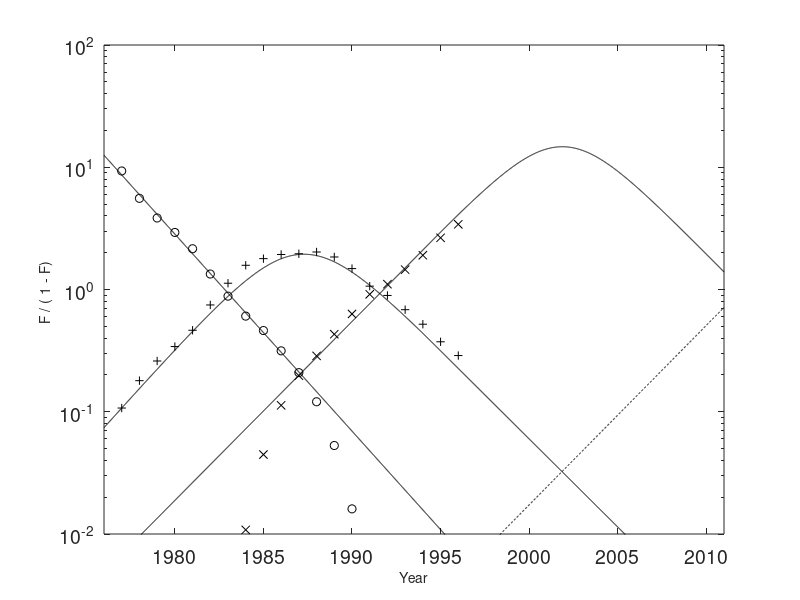

This figure's MATLAB source: (Note: this script raises an error after producing the figure.)
%psm 2-4-98

clear all
close all

load rff.mat


%% new data 1996   2900     778900  225300

new = [1996   2900     778900  225300];


temp = new(2) + new(3) + new(4);
tf(1,1) = 1996;
tf(1,2) = new(:,2) / temp;
tf(1,3) = new(:,3) / temp;
tf(1,4) = new(:,4) / temp;

tff(1,1) = tf(1,1);
tff(1,2) = tf(1,2) / (1 - tf(1,2));
tff(1,4) = tf(1,3) / (1 - tf(1,3));
tff(1,3) = tf(1,4) / (1 - tf(1,4));

rff = [rff;tff];

rec_media = [

1975   257000   0   16200
1976   273000   0   21800
1977   344000   0   36900
1978   341300   0   61300
1979   318300   0   82800
1980   322800   0   110200
1981   295200   0   137000
1982   243900   0   182300
1983   209600   800     236800

1984   204600   5800    332000
1985   167000   22600   339100
1986   125200   53000   344500
1987   107000   102100  410000
1988   72400    149700  450100
1989   34600    207200  446200
1990   11700    286500  442200
1991   4800     333300  360100
1992   2300     407500  366400
1993   1200     495400	339500
1994   1900     662100	345400
1995   2200     727600  272600
1996   2900     778900  225300
];



%%%%%%%%%%%%%%%%%%%%%%%%%%%%%%%%%%%%%%%%%%%%%%%%%%%%%%%%%%%%%%%%%%%%%%%
%%%%%%%%%%%%%%%%%%%%%% LS - MODEL %%%%%%%%%%%%%%%%%%%%%%%%%%%%%%%%%%%%%%%%%%%%%%%%

%%%%%%%%%%%%%%%%%%%%%%%%%%%%%%%%%%%%%%%%%%%%%%%%%%%%%%%
%%%%%%%%%%%%%%%%%%%%%%%%%%%%%%%%%%%%%%%%%%%%%%%%%%%%%%



t_start = 1976;
t_end = 2011;
h = 0.01;

t=t_start:h:t_end;
t = t';

st = size(t);
st = st(1);

%% Number of technologies
N_Techs = 4;

LS = zeros(st + 2,N_Techs + 1);
LS(3:st+2,1) = t;

%%%%%%%%%%%%%%%%%% PARAMETER ESTIMATES, from least-squares, or guesses %%%%%

%first declining logistic


param = polyfit(rff(1:10,1),log(rff(1:10,2)),1);
dtguess1 = log(81) / param(1);
tmguess1 =  -1 * param(2) / param(1);

LS(1,2) = dtguess1;
LS(2,2) = tmguess1;

LS(1,3) = -dtguess1;
LS(2,3) = tmguess1;

param2 = polyfit(rff(10:19,1),log(rff(10:19,4)),1);
dtguess2 = log(81) / param2(1);
tmguess2 =  -1 * param2(2) / param2(1);

LS(1,4) = dtguess2;
LS(2,4) = tmguess2;

LS(1,5) = 13;
LS(2,5) = 2012;

LSFF = LS;


%%% technology number 2 is saturation first
sat = 2;


%%%%%%%%%%%%%%%%% MAIN LS ALGORITM  %%%%%%%%%%%%%%%%%%%%%%%%%%5

for i=1:st,

   for j=1:N_Techs,
    
      if (j ~= sat),
	 dt = LS(1,j+1);
	 a = log(81) / dt;
         tm = LS(2,j+1);
         LS(i+2,j+1) = 1 / ( 1 + exp( -a * (LS(i+2,1) - tm))) ;
      end
   end

   temp = 0.0;
   for j=1:N_Techs,
      if (j ~= sat),
	 temp = temp + LS(i+2,j+1); 
      end
   end
   LS(i+2,sat+1) = 1 - temp;

   for j=1:N_Techs,
     LSFF(i+2,j+1) = LS(i+2,j+1) ./ ( 1 - LS(i+2,j+1));
   end

%%%%%%%%%%%%%%%%%% SATURATION DETERMINATION %%%%%%%%%%%%%%%%%%%%%%%%%%%
%%%%%%% from conversation with Naki  

   if (i > 10 & sat <= N_Techs),
     yh = log(LSFF(i+2,sat+1));
     y0 = log(LSFF(i+1,sat+1))	;
     y_prime = (yh - y0) / h;

    
     test = diff(log(LSFF(i-9:i+2,sat+1))) / h;
     test2 = diff(test) / h;
     test3 = diff(test2) / h;
   end
%%%%%%%% Switching between the non-logistic saturation function and the downward logistic
%%%%%%%% 
%%%%%%% test = y_prime
%%%%%%% test2 = y_double_prime
%%%%%%% test3 = y_triple_prime

%%% since we want to minimize ( y_double_prime / y_prime), we take
%%% derivitive and set it  equal to zero 
%%% (y_prime * y_triple_prime - (y_double_prime * y_double_prime) = zero
%%% 
%%% but we want the crossing, so we see when it's greater than
%%% zero, and  use that to set the downward curvature


   
     if (i > 10 & sat <= N_Techs & (test(end) * test3(end) - test2(end) * test2(end)) > 0),
     %%%% if (i == 10000),
       format short e
       disp('-----------------------------------------')
       y_prime
       test(end)
       disp(sat);
       disp(test3(end))
       disp(LS(i+2,1))
       disp('-----------------------------------------')
       disp(LS(1,:))
       disp(LS(2,:))
       disp('-----------------------------------------')
       %%% but this code is fine %%%%%%%%
       LS(1,sat+1) = log(81) / y_prime;
       LS(2,sat+1) = LS(i+2,1) + (1 / (log(81) / LS(1,sat+1))) *log( (1/LS(i+2,sat+1)) -1);
       sat = sat + 1;
       disp('-----------------------------------------')
       disp(LS(1,:))
       disp(LS(2,:))
       disp('-----------------------------------------')
     
     
     end

%%%%%%%%%%%%%%%%%%%%%%%%%%%%%% END OF SATURATION FUNCTION 

end  % end of main LS loop

hold off

figure(1)

semilogy(LSFF(3:st+2,1),LSFF(3:st+2,2),'-k');
hold
for i=3:N_Techs,

  semilogy(LSFF(3:st+2,1),LSFF(3:st+2,i),'-k');
end
i= i +1;
  semilogy(LSFF(3:st+2,1),LSFF(3:st+2,i),'--k');



semilogy(rff(:,1),rff(:,2),'ok',rff(:,1),rff(:,3),'+k',rff(:,1),rff(:,4),'xk')

axis([t_start t_end 0.01 100])



xlabel('\fontsize{14}Year')
ylabel('\fontsize{14}F / ( 1 - F) ')
set(gca,'FontSize',14);
 
newaxis=axes('Position',get(gca,'Pos'),'Color','none');
set(newaxis,'YScale','log');
set(newaxis,'YLim',[0.01 100]);
set(newaxis,'TickLength',[0 0]);
set(newaxis,'Xlim',[t_start t_end]);
set(newaxis,'XTickLabel','');
set(newaxis,'YTickLabel',[' 1%';'10%';'50%';'90%';'99%']);
view(-359.9999999999,90);
set(gca,'FontSize',14);

text(1978,10,'\fontsize{14}Records')
text(1985,3,'\fontsize{14}Cassettes')
text(1997,14,'\fontsize{14}CD''s');
text(2006,0.1,'\fontsize{14}DVD''s ?')
%% print -deps2 rec_ls_4.eps


